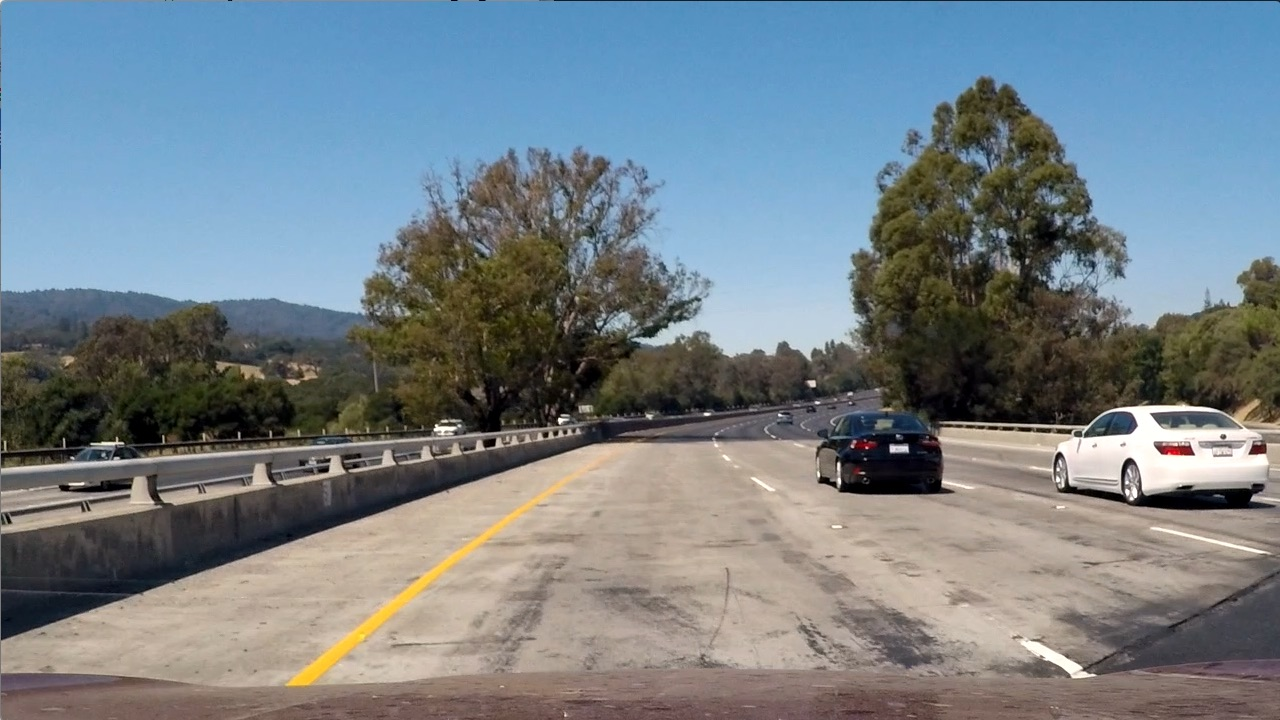
#> input picture test_images/test1.jpg, 1280 x 720 px; its folder holds 4 pictures in this run
$ jupyter execute --allow-errors Vehicle_Detection_and_Tracking_Pipeline.ipynb   (shell and % lines are left out)   (older library calls are emulated)
#> lines starting #> are read from the running program, lines starting #| are printed output that depends on the picture; after the words box and inside, x2 and y2 are one past the last pixel; in counts of white or black regions, pixels touching at a corner belong together
[cell 1]
# === Vehicle Detection Project ===
#
# The goals / steps of this project are the following:

# * Perform a Histogram of Oriented Gradients (HOG) feature extraction on a labeled training set of images and train a classifier Linear SVM classifier
# * Optionally, you can also apply a color transform and append binned color features, as well as histograms of color, to your HOG feature vector.
# * Note: for those first two steps don't forget to normalize your features and randomize a selection for training and testing.
# * Implement a sliding-window technique and use your trained classifier to search for vehicles in images.
# * Run your pipeline on a video stream (start with the test_video.mp4 and later implement on full project_video.mp4) and create a heat map of recurring detections frame by frame to reject outliers and follow detected vehicles.
# * Estimate a bounding box for vehicles detected.


# Imports
#
#
import matplotlib.image as mpimg
import matplotlib.pyplot as plt
import numpy as np
import cv2
import glob
import time
import os
import random
from sklearn.svm import LinearSVC
from sklearn.preprocessing import StandardScaler
from skimage.feature import hog
from sklearn.model_selection import train_test_split
from skimage.feature import hog

[cell 2]
# This function is used to get the training data set for
# car and notcar images. It returns two lists (car_imgs, notcar_imgs)
# containing the respective images paths

def get_car_notcar_lists():

    # car and notcar data directories
    car_dir = './vehicles'
    notcar_dir = './non-vehicles'
    # lists to save images paths
    car_imgs = []
    notcar_imgs = []

    # Walk through each folder that contains image starting at the root
    # directories  above (vehicle_dir and non_car_dir)
    for subdir, dirs, files in os.walk(car_dir):
        for file in files:
            if file.endswith(".png"):
                full_path = os.path.join(subdir, file)
                car_imgs.append(full_path)

    for subdir, dirs, files in os.walk(notcar_dir):
        for file in files:
            if file.endswith(".png"):
                full_path = os.path.join(subdir, file)
                notcar_imgs.append(full_path)

    return car_imgs, notcar_imgs

# Test function
car_imgs,  notcar_imgs = get_car_notcar_lists()

# Print lists length
print('There are ', len(car_imgs), 'car images in data set')
print('There are ', len(notcar_imgs), 'notcar images in data set')

# Read test images with cv2 and convert to RGB
#> (the rest of this cell did not finish here and is left out)

[cell 3]
# This function gets random test images to use to test helper functions
# Reads images with cv2 and returns them in RGB color space

def get_test_img():
    # test image directory path
    test_imgs_dir = './test_images'
    test_imgs = []

    # Get all test images into a list to have them ready to display
    for filename in os.listdir(test_imgs_dir):
        if filename.endswith(".jpg"):
            full_path = os.path.join(test_imgs_dir, filename)
            test_imgs.append(full_path)

    # Use cv2 to open test image and convert to RGB
    test_img = cv2.imread(test_imgs[random.randint(0, 6)])
    return test_img

# test function
#> (the rest of this cell did not finish here and is left out)

[cell 4]
# Helper functions
#


# HOG Features
#
# Takes an image with specifications for orientations, pixels_per_cell,
# and cells_per_block, as well as flags set for whether or not you want the
# feature vector unrolled and/or a visualization image and
# returns HOG features and visualization

# [15 lines left out: function get_hog_features, not called in this run]

# Define a function to compute binned color features
def bin_spatial(img, size=(16, 16)):
    return cv2.resize(img, size).ravel()

# Color Histogram
#
# This function computes color histogram features
# [6 lines left out: function color_hist, not called in this run]

[cell 5]
# Define a function to extract features from a list of images
# [30 lines left out: function img_features, not called in this run]


# Combine and Normalize Features
#
# This function takes in a list of image filenames, reads them one by one,
# then applies a color conversion (if necessary) and uses bin_spatial()
# and color_hist() to generate feature vectors. The function then
# concatenates those two feature vectors and appends the result to a list.
# After cycling through all the images, the function then
# returns the list of feature vectors.
def extract_features(imgs, color_space='RGB', spatial_size=(32, 32),
                        hist_bins=32, orient=9,
                        pix_per_cell=8, cell_per_block=2, hog_channel=0,
                        spatial_feat=True, hist_feat=True, hog_feat=True):
    # Create a list to append feature vectors to
    features = []
    # Iterate through the list of images
    for file_p in imgs:
        file_features = []
        image = cv2.imread(file_p) # Read in each imageone by one
        # apply color conversion if other than 'RGB'
        if color_space != 'RGB':
            if color_space == 'HSV':
                feature_image = cv2.cvtColor(image, cv2.COLOR_RGB2HSV)
            elif color_space == 'LUV':
                feature_image = cv2.cvtColor(image, cv2.COLOR_RGB2LUV)
            elif color_space == 'HLS':
                feature_image = cv2.cvtColor(image, cv2.COLOR_RGB2HLS)
            elif color_space == 'YUV':
                feature_image = cv2.cvtColor(image, cv2.COLOR_RGB2YUV)
            elif color_space == 'YCrCb':
                feature_image = cv2.cvtColor(image, cv2.COLOR_RGB2YCrCb)
        else: feature_image = np.copy(image)
        file_features = img_features(feature_image, spatial_feat, hist_feat, hog_feat, hist_bins, orient,
                        pix_per_cell, cell_per_block, hog_channel)
        features.append(np.concatenate(file_features))
        feature_image=cv2.flip(feature_image,1) # Augment the dataset with flipped images
        file_features = img_features(feature_image, spatial_feat, hist_feat, hog_feat, hist_bins, orient,
                        pix_per_cell, cell_per_block, hog_channel)
        features.append(np.concatenate(file_features))
    return features # Return list of feature vectors

[cell 6]
# Train Classifier (Linear SVC)

# Define parameters for feature extraction
color_space = 'LUV' # Can be RGB, HSV, LUV, HLS, YUV, YCrCb
orient = 8  # HOG orientations
pix_per_cell = 8 # HOG pixels per cell
cell_per_block = 2 # HOG cells per block
hog_channel = 0 # Can be 0, 1, 2, or "ALL"
spatial_size = (16, 16) # Spatial binning dimensions
hist_bins = 32    # Number of histogram bins
spatial_feat = True # Spatial features on or off
hist_feat = True # Histogram features on or off
hog_feat = True # HOG features on or off

car_features = extract_features(car_imgs, color_space=color_space,
                        spatial_size=spatial_size, hist_bins=hist_bins,
                        orient=orient, pix_per_cell=pix_per_cell,
                        cell_per_block=cell_per_block,
                        hog_channel=hog_channel, spatial_feat=spatial_feat,
                        hist_feat=hist_feat, hog_feat=hog_feat)
print ('Car samples: ', len(car_features))
notcar_features = extract_features(notcar_imgs, color_space=color_space,
                        spatial_size=spatial_size, hist_bins=hist_bins,
                        orient=orient, pix_per_cell=pix_per_cell,
                        cell_per_block=cell_per_block,
                        hog_channel=hog_channel, spatial_feat=spatial_feat,
                        hist_feat=hist_feat, hog_feat=hog_feat)
#> further down, image is the input picture: shape (720, 1280, 3); mean B, G, R 135.5, 128.7, 117.5
print ('Notcar samples: ', len(notcar_features))
X = np.vstack((car_features, notcar_features)).astype(np.float64)

#> (the rest of this cell did not finish here and is left out)

[cell 7]
# Sliding Window
#
#
# This function takes an image,
# start and stop positions in both x and y,
# window size (x and y dimensions),
# and overlap fraction (for both x and y)

def slide_window(img, x_start_stop=[None, None], y_start_stop=[None, None],
                    xy_window=(64, 64), xy_overlap=(0.5, 0.5)):
    # If x and/or y start/stop positions not defined, set to image size
#> called with xy_window = (128, 128), xy_overlap = (0.85, 0.85)
    if x_start_stop[0] == None:
        x_start_stop[0] = 0
    if x_start_stop[1] == None:
        x_start_stop[1] = img.shape[1]
    if y_start_stop[0] == None:
        y_start_stop[0] = 0
    if y_start_stop[1] == None:
        y_start_stop[1] = img.shape[0]
    # Compute the span of the region to be searched
    xspan = x_start_stop[1] - x_start_stop[0]
#> xspan = 1280
    yspan = y_start_stop[1] - y_start_stop[0]
    # Compute the number of pixels per step in x/y
    nx_pix_per_step = np.int(xy_window[0]*(1 - xy_overlap[0]))
    ny_pix_per_step = np.int(xy_window[1]*(1 - xy_overlap[1]))
    # Compute the number of windows in x/y
    nx_buffer = np.int(xy_window[0]*(xy_overlap[0]))
    ny_buffer = np.int(xy_window[1]*(xy_overlap[1]))
    nx_windows = np.int((xspan-nx_buffer)/nx_pix_per_step)
#> nx_windows = 61
    ny_windows = np.int((yspan-ny_buffer)/ny_pix_per_step)
    # Initialize a list to append window positions to
    window_list = []
    # Loop through finding x and y window positions
    # Note: you could vectorize this step, but in practice
    # you'll be considering windows one by one with your
    # classifier, so looping makes sense
    for ys in range(ny_windows):
        for xs in range(nx_windows):
            # Calculate window position
            startx = xs*nx_pix_per_step + x_start_stop[0]
            endx = startx + xy_window[0]
            starty = ys*ny_pix_per_step + y_start_stop[0]
            endy = starty + xy_window[1]
            # Append window position to list
            window_list.append(((startx, starty), (endx, endy)))
#> `windows = slide_window(image, x_start_stop=[None, None], y_start_stop=..`: windows = 366 items
    # Return the list of windows
    return window_list

# Draw bounding boxes (default color green)
def draw_boxes(img, bboxes, color=(0, 255, 0), thick=6):
    imcopy = np.copy(img) # Make a copy of the image
    for bbox in bboxes: # Iterate through the bounding boxes
        cv2.rectangle(imcopy, bbox[0], bbox[1], color, thick)
    return imcopy

[cell 8]
# ==========================================
# Define a function to extract features from a single image window
# This function is very similar to extract_features()
# just for a single image rather than list of images

# [44 lines left out: function single_img_features, not called in this run]

[cell 9]
# Define a function you will pass an image
# and the list of windows to be searched (output of slide_windows())
# [29 lines left out: function search_windows, not called in this run]

# A function to show an image
def show_img(img):
    if len(img.shape)==3: #Color BGR image
        plt.figure()
        plt.imshow(cv2.cvtColor(img, cv2.COLOR_BGR2RGB))
    else: # Grayscale image
        plt.figure()
        plt.imshow(img, cmap='gray')

[cell 10]
t=time.time() # Start time
green_color = (0, 255, 0)
#> (the rest of this cell did not finish here and is left out)

[cell 11]
image = get_test_img()
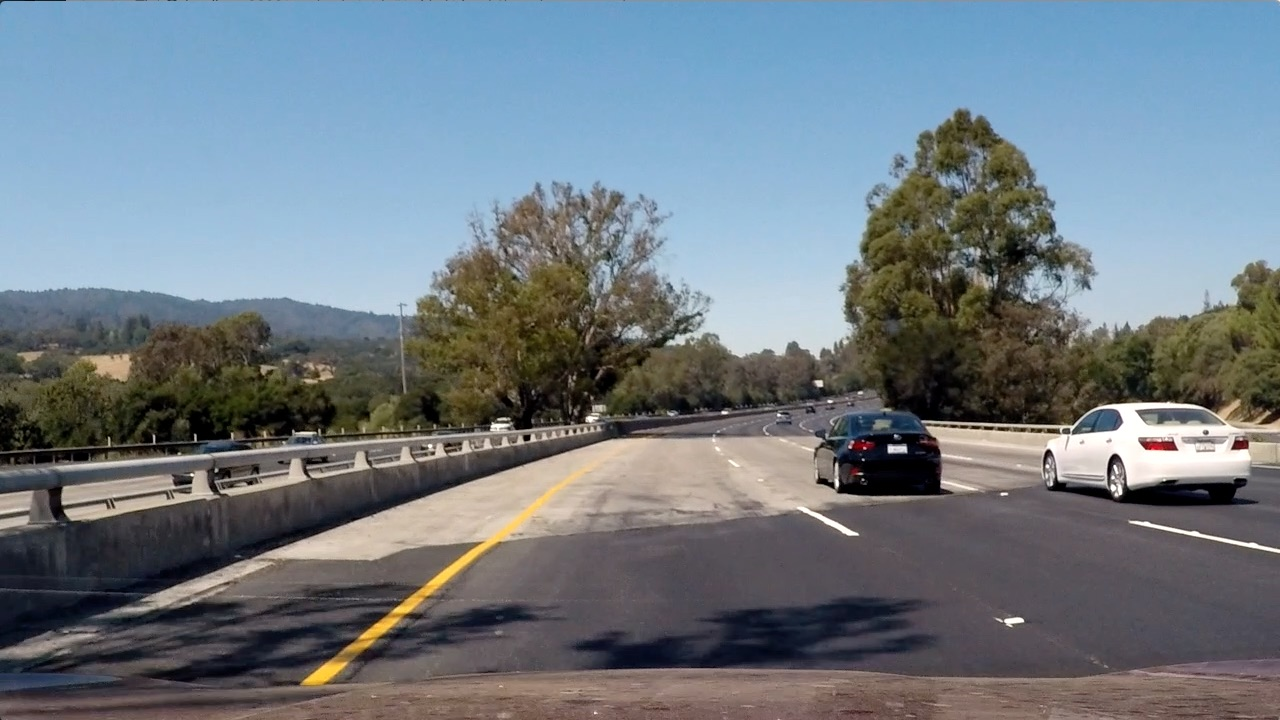
#> input picture test_images/test4.jpg, 1280 x 720 px
#> in get_test_img, test_img is the input picture: shape (720, 1280, 3); mean B, G, R 130.9, 122.7, 112.2
windows = slide_window(image, x_start_stop=[930, None], y_start_stop=[420, 650],
                    xy_window=(128, 128), xy_overlap=(0.75, 0.75))
#> windows = 28 items
windows += slide_window(image, x_start_stop=[0, 350], y_start_stop=[420, 650],
                    xy_window=(128, 128), xy_overlap=(0.75, 0.75))
#> windows = 56 items
window_img = draw_boxes(image, windows, color=(0, 255, 0), thick=6)
#> the loop in draw_boxes, `for bbox in bboxes:` made 56 passes
#> bbox on passes 1 to 12: ((930, 420), (1058, 548)), ((962, 420), (1090, 548)), ((994, 420), (1122, 548)), ((1026, 420), (1154, 548)), ((1058, 420), (1186, 548)), ((1090, 420), (1218, 548)), ((1122, 420), (1250, 548)), ((930, 452), (1058, 580)), ((962, 452), (1090, 580)), ((994, 452), (1122, 580)), ((1026, 452), (1154, 580)), ((1058, 452), (1186, 580))
#> after the loop in draw_boxes, `for bbox in bboxes:`: imcopy: shape (720, 1280, 3); 6.82% of pixels changed, all inside (x1, y1, x2, y2) = (0, 417, 1254, 648)
windows = slide_window(image, x_start_stop=[400, 880], y_start_stop=[400, 470],
                    xy_window=(48, 48), xy_overlap=(0.75, 0.75))
#> windows = 74 items
window_img = draw_boxes(window_img, windows, color=(0, 255, 0), thick=6)
#> call 2 of draw_boxes, with color = (0, 255, 0), thick = 6
#> the loop in draw_boxes (call 2), `for bbox in bboxes:` made 74 passes
#> bbox on passes 1 to 12: ((400, 400), (448, 448)), ((412, 400), (460, 448)), ((424, 400), (472, 448)), ((436, 400), (484, 448)), ((448, 400), (496, 448)), ((460, 400), (508, 448)), ((472, 400), (520, 448)), ((484, 400), (532, 448)), ((496, 400), (544, 448)), ((508, 400), (556, 448)), ((520, 400), (568, 448)), ((532, 400), (580, 448))
#> after the loop in draw_boxes (call 2), `for bbox in bboxes:`:
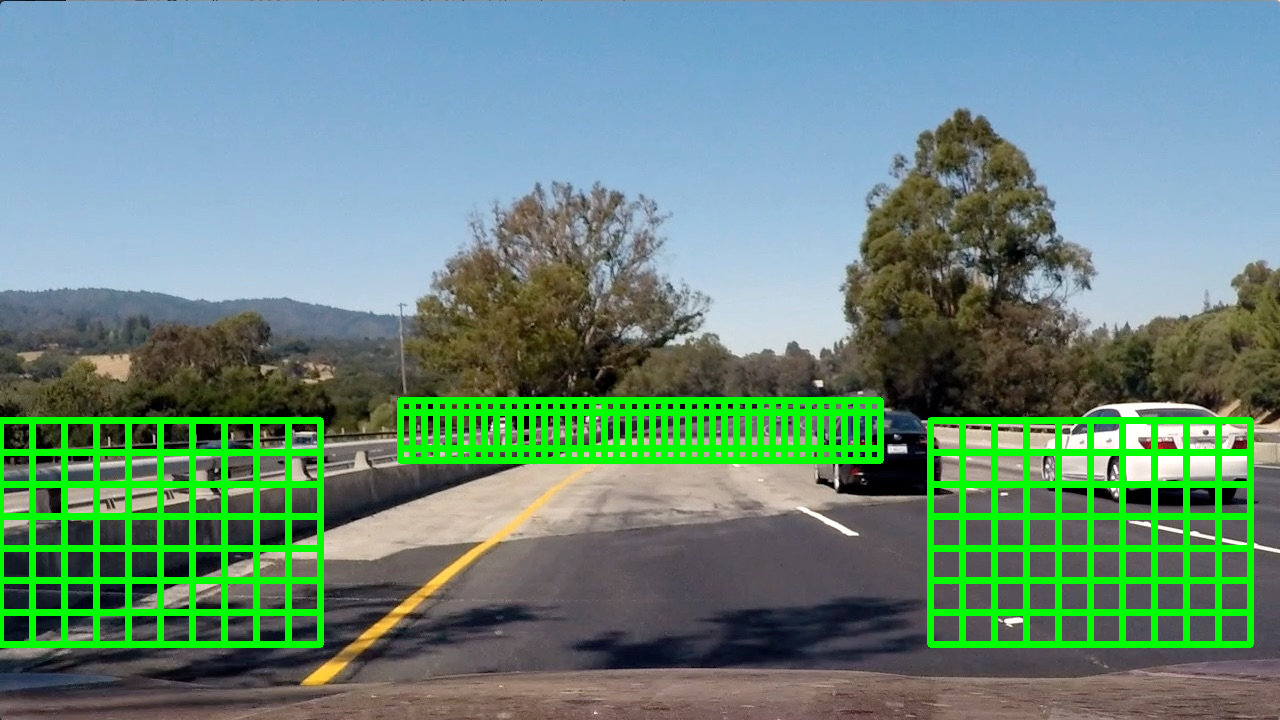
#> imcopy: shape (720, 1280, 3); mean B, G, R 122.5, 138.4, 103.1
show_img(window_img)

[cell 12]
image = get_test_img()
track = (880, 450)
w_size = 80
windows = slide_window(image, x_start_stop=[track[0]-w_size,track[0]+w_size],
                       y_start_stop=[track[1]-w_size,track[1]+w_size],
                       xy_window=(128, 128), xy_overlap=(0.75, 0.75))
#> windows = [((800, 370), (928, 498)), ((832, 370), (960, 498)), ((800, 402), (928, 530)), ((832, 402), (960, 530))]
window_img = draw_boxes(image, windows, color=(0, 255, 0), thick=6)
#> call 3 of draw_boxes, with color = (0, 255, 0), thick = 6
#> the loop in draw_boxes (call 3), `for bbox in bboxes:` made 4 passes
#> bbox on passes 1 to 4: ((800, 370), (928, 498)), ((832, 370), (960, 498)), ((800, 402), (928, 530)), ((832, 402), (960, 530))
#> after the loop in draw_boxes (call 3), `for bbox in bboxes:`:
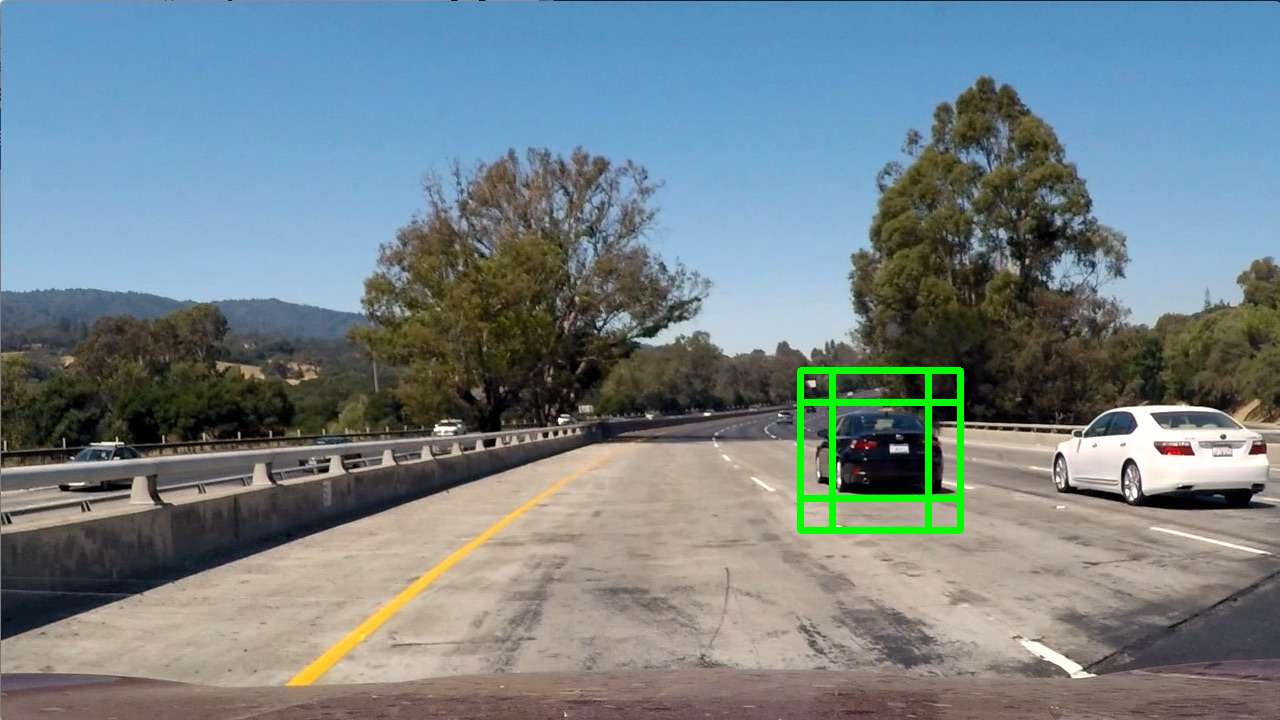
#> imcopy: shape (720, 1280, 3); 0.93% of pixels changed, all inside (x1, y1, x2, y2) = (797, 367, 964, 534)
windows = slide_window(image, x_start_stop=[track[0]-w_size,track[0]+w_size],
                       y_start_stop=[track[1]-int(w_size),track[1]+int(w_size)],
                       xy_window=(48, 48), xy_overlap=(0.75, 0.75))
#> windows = 100 items
window_img = draw_boxes(window_img, windows, color=(0, 255, 0), thick=6)
#> after the loop in draw_boxes (call 4), `for bbox in bboxes:`: imcopy: shape (720, 1280, 3); 1.74% of pixels changed, all inside (x1, y1, x2, y2) = (804, 374, 957, 527)
show_img(window_img)

[cell 13]
def convert_color(img):
    return cv2.cvtColor(img, cv2.COLOR_RGB2LUV)

# [45 lines left out: function find_cars, not called in this run]

[cell 14]
from scipy.ndimage.measurements import label

THRES = 3 # Minimal overlapping boxes
ALPHA = 0.75 # Filter parameter, weight of the previous measurements

#image = cv2.imread('test_images/test5.jpg')
image = get_test_img()
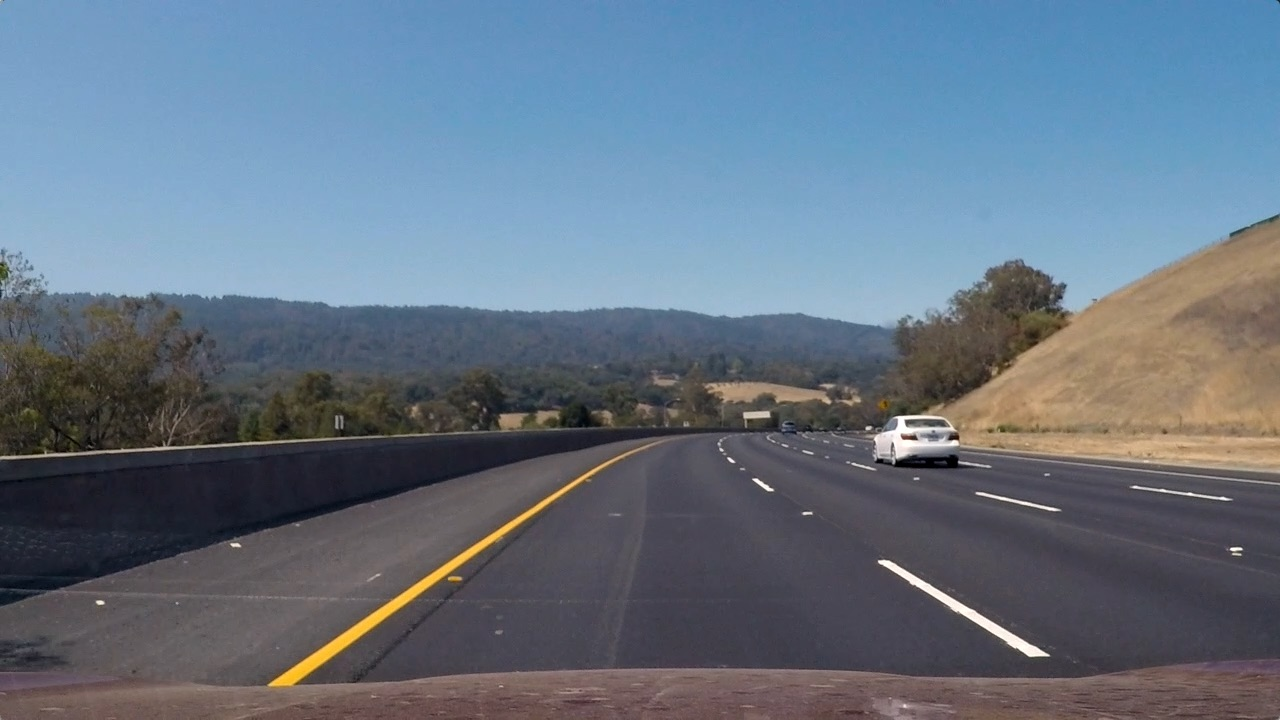
#> input picture test_images/test3.jpg, 1280 x 720 px
#> in get_test_img, test_img is the input picture: shape (720, 1280, 3); mean B, G, R 130.7, 115.3, 101.1
